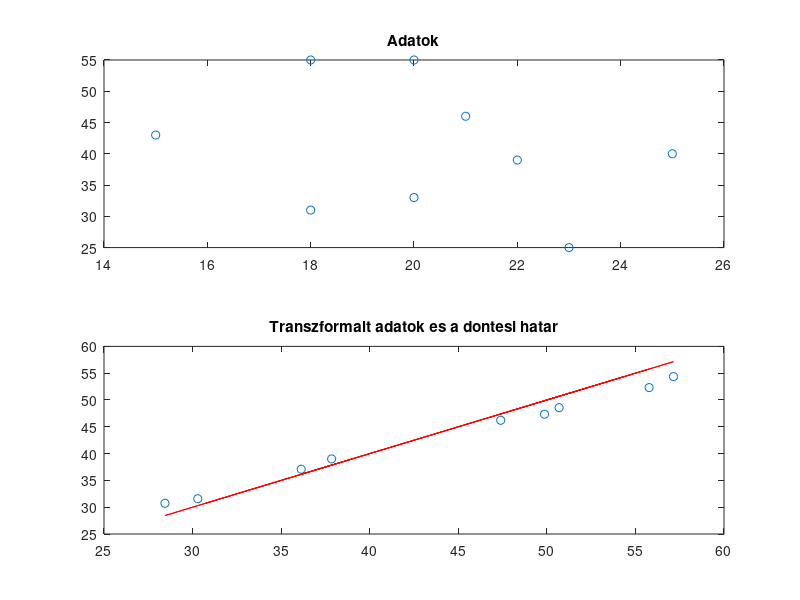

This figure's MATLAB source:
clear all;
clc;

%% TANITO ADATOK
classes=[0 1];
data=[
  %  x   y   osztaly
    21  46  classes(1);
    18  55  classes(1);
    25  40  classes(1);
    22  39  classes(1);
    18  31  classes(2);
    15  43  classes(2);
    23  25  classes(2)
];

%% STATISZTIKAI PARAMETEREK SZAMITASA
mu_global=mean(data(:,1:end-1)); % teljes adatsor atlaga
mu=zeros(length(classes),size(data,2)-1); % az egyes osztalyok atlagai
p=zeros(size(classes)); % az egyes osztalyok gyakorisagai
C=zeros(size(data,2)-1,size(data,2)-1); % a teljes kovarianciamatrix
for ii=1:length(classes)
    mask=data(:,3)==classes(ii);
    p(ii)=sum(mask)/size(data,1); % az i-edik osztaly gykorisaga
    curData=data(mask,1:(end-1)); % az i-edik osztalyba tartozo adatok
    mu(ii,:)=mean(curData,1); % az i-edik osztalyba tartozo adatok atlaga
    curData=curData-ones(size(curData,1),1)*mu_global; % a teljes atlaggal korrigalt adatok
    C=C+curData.'*curData; % az i-edik osztaly jaruleka a kovarianciamatrixhoz
end
C=C/size(data,1)
p

%% DISZKRIMINANCIAFUGGVENY KIERTEKELESE
data=[data ; 20 33 -1; 20 55 -1]; % plusz ket uj adat, amivel nem tanitottunk
f=zeros(size(data,1),length(classes));
for ii=1:length(classes)
    f(:,ii)=mu(ii,:)*(C\data(:,1:(end-1)).')-0.5*mu(ii,:)*(C\mu(ii,:).')+log(p(ii));
end
[fmax,idx]=max(f,[],2);
output=classes(idx)' % osztalyozas kimenete

%% VIZUALIZACIO (2D adatok es 2 osztaly eseten)
figure(1);
subplot(211);
plot(data(:,1),data(:,2),'o');
title('Adatok');
subplot(212);
plot(f(:,1),f(:,2),'o');
hold on;
plot(f(:),f(:),'r')
hold off;
title('Transzformalt adatok es a dontesi hatar');
